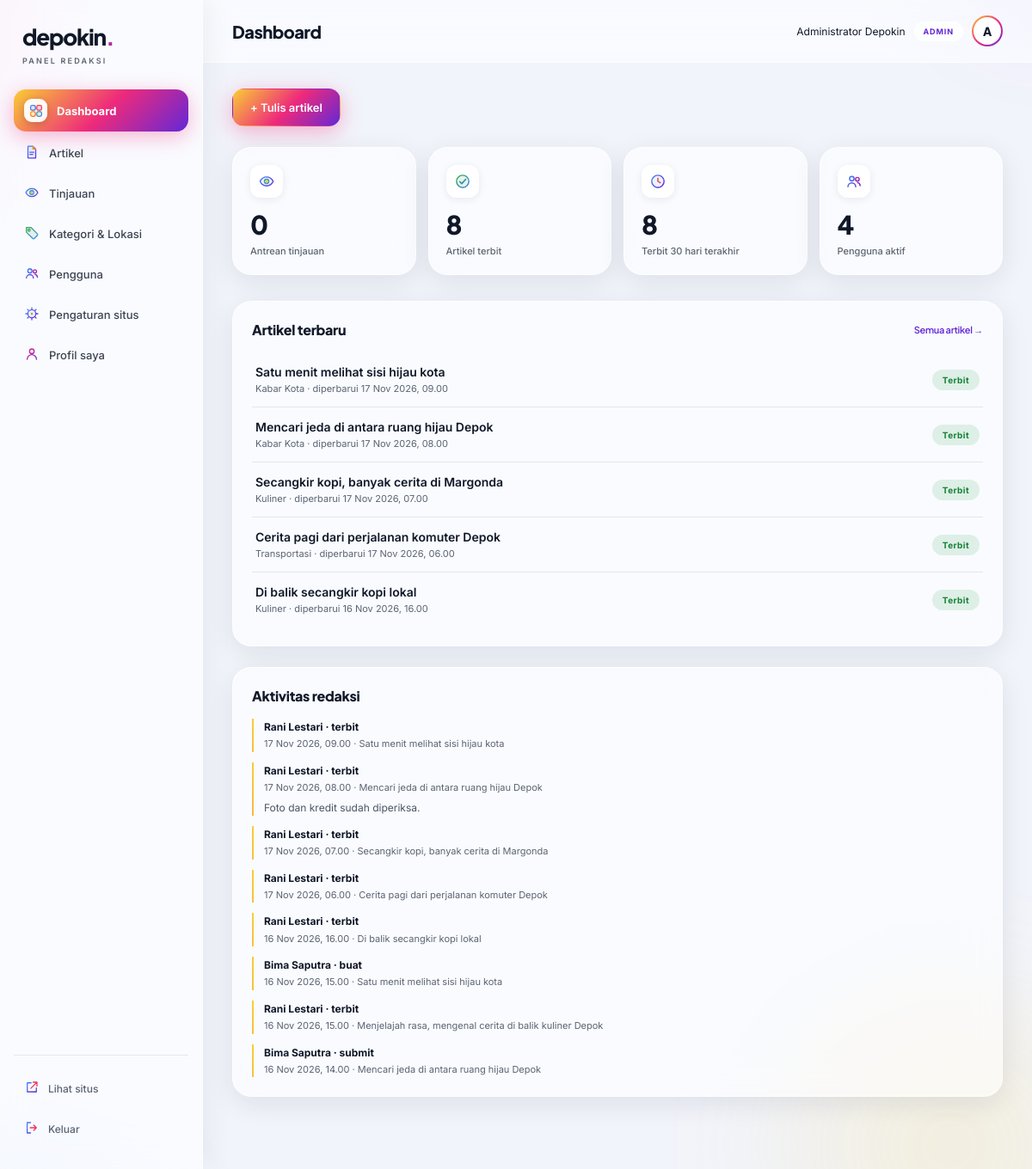
/redaksi/index.php (signed in), run on the app's committed database.
### tables this page shows
CREATE TABLE users (
  id INT UNSIGNED NOT NULL AUTO_INCREMENT,
  name VARCHAR(100) NOT NULL,
  email VARCHAR(190) NOT NULL,
  password_hash VARCHAR(255) NOT NULL,
  role ENUM('admin','editor','penulis') NOT NULL DEFAULT 'penulis',
  bio VARCHAR(500) DEFAULT NULL,
  avatar_path VARCHAR(255) DEFAULT NULL,
  is_active TINYINT(1) NOT NULL DEFAULT 1,
  created_at TIMESTAMP NOT NULL DEFAULT CURRENT_TIMESTAMP,
  updated_at TIMESTAMP NOT NULL DEFAULT CURRENT_TIMESTAMP ON UPDATE CURRENT_TIMESTAMP,
  PRIMARY KEY (id),
  UNIQUE KEY uq_users_email (email)
);

CREATE TABLE articles (
  id INT UNSIGNED NOT NULL AUTO_INCREMENT,
  title VARCHAR(200) NOT NULL,
  slug VARCHAR(220) NOT NULL,
  deck VARCHAR(500) NOT NULL DEFAULT '',
  content MEDIUMTEXT NOT NULL,
  format ENUM('foto','video','teks') NOT NULL DEFAULT 'foto',
  category_id INT UNSIGNED NOT NULL,
  location_id INT UNSIGNED DEFAULT NULL,
  author_id INT UNSIGNED NOT NULL,
  editor_id INT UNSIGNED DEFAULT NULL,
  status ENUM('draf','ditinjau','revisi','terbit','arsip') NOT NULL DEFAULT 'draf',
  is_featured TINYINT(1) NOT NULL DEFAULT 0,
  meta_title VARCHAR(200) DEFAULT NULL,
  meta_description VARCHAR(300) DEFAULT NULL,
  event_start DATETIME DEFAULT NULL,
  event_end DATETIME DEFAULT NULL,
  published_at DATETIME DEFAULT NULL,
  created_at TIMESTAMP NOT NULL DEFAULT CURRENT_TIMESTAMP,
  updated_at TIMESTAMP NOT NULL DEFAULT CURRENT_TIMESTAMP ON UPDATE CURRENT_TIMESTAMP,
  PRIMARY KEY (id),
  UNIQUE KEY uq_articles_slug (slug),
  KEY idx_articles_status_pub (status, published_at),
  KEY idx_articles_category (category_id),
  KEY idx_articles_author (author_id),
  KEY idx_articles_featured (is_featured),
  CONSTRAINT fk_articles_category FOREIGN KEY (category_id) REFERENCES categories (id),
  CONSTRAINT fk_articles_location FOREIGN KEY (location_id) REFERENCES locations (id) ON DELETE SET NULL,
  CONSTRAINT fk_articles_author FOREIGN KEY (author_id) REFERENCES users (id),
  CONSTRAINT fk_articles_editor FOREIGN KEY (editor_id) REFERENCES users (id) ON DELETE SET NULL
);

CREATE TABLE categories (
  id INT UNSIGNED NOT NULL AUTO_INCREMENT,
  name VARCHAR(80) NOT NULL,
  slug VARCHAR(100) NOT NULL,
  description VARCHAR(300) DEFAULT NULL,
  created_at TIMESTAMP NOT NULL DEFAULT CURRENT_TIMESTAMP,
  PRIMARY KEY (id),
  UNIQUE KEY uq_categories_slug (slug),
  UNIQUE KEY uq_categories_name (name)
);

CREATE TABLE article_logs (
  id INT UNSIGNED NOT NULL AUTO_INCREMENT,
  article_id INT UNSIGNED NOT NULL,
  user_id INT UNSIGNED DEFAULT NULL,
  action ENUM('buat','simpan','submit','revisi','terbit','arsip','koreksi','featured') NOT NULL,
  note TEXT DEFAULT NULL,
  created_at TIMESTAMP NOT NULL DEFAULT CURRENT_TIMESTAMP,
  PRIMARY KEY (id),
  KEY idx_logs_article (article_id, created_at),
  CONSTRAINT fk_logs_article FOREIGN KEY (article_id) REFERENCES articles (id) ON DELETE CASCADE,
  CONSTRAINT fk_logs_user FOREIGN KEY (user_id) REFERENCES users (id) ON DELETE SET NULL
);

### app/helpers.php (called while the page is built, shortened)
<?php
function e(?string $s): string
{
    return htmlspecialchars((string)$s, ENT_QUOTES, 'UTF-8');
}
function url(string $path = ''): string
{
    return BASE_URL . '/' . ltrim($path, '/');
}
function tanggal_id(?string $datetime, bool $panjang = false, bool $jam = false): string
{
    $ts = strtotime($datetime);
    $bulanPendek = [1 => 'Jan', 'Feb', 'Mar', 'Apr', 'Mei', 'Jun', 'Jul', 'Agu', 'Sep', 'Okt', 'Nov', 'Des'];
    $bulanPanjang = [1 => 'Januari', 'Februari', 'Maret', 'April', 'Mei', 'Juni', 'Juli', 'Agustus', 'September', 'Oktober', 'November', 'Desember'];
    $bulan = $panjang ? $bulanPanjang[(int)date('n', $ts)] : $bulanPendek[(int)date('n', $ts)];
    $out = date('j', $ts) . ' ' . $bulan . ' ' . date('Y', $ts);
    if ($jam) $out .= ', ' . date('H.i', $ts);
    return $out;
}
function excerpt(string $text, int $len = 160): string
{
    $text = trim(strip_tags($text));
    if (mb_strlen($text) <= $len) return $text;
    return rtrim(mb_substr($text, 0, $len)) . '…';
}
function status_label(string $status): string
{
    return [
        'draf' => 'Draf', 'ditinjau' => 'Ditinjau', 'revisi' => 'Perlu revisi',
        'terbit' => 'Terbit', 'arsip' => 'Arsip',
    ][$status] ?? $status;
}

### app/db.php (called while the page is built, shortened)
<?php
function db(): PDO
{
    static $pdo = null;
    if ($pdo === null) {
        $pdo = new PDO(
            'mysql:host=' . DB_HOST . ';dbname=' . DB_NAME . ';charset=utf8mb4',
            DB_USER,
            DB_PASS,
            [
                PDO::ATTR_ERRMODE => PDO::ERRMODE_EXCEPTION,
                PDO::ATTR_DEFAULT_FETCH_MODE => PDO::FETCH_ASSOC,
                PDO::ATTR_EMULATE_PREPARES => false,
            ]
        );
    }
    return $pdo;
}

### app/auth.php (called while the page is built, shortened)
<?php
function current_user(): ?array
{
    static $user = false;
    if ($user !== false) return $user;
    $user = null;
    if (!empty($_SESSION['user_id'])) {
        $stmt = db()->prepare('SELECT * FROM users WHERE id = ? AND is_active = 1');
        $stmt->execute([(int)$_SESSION['user_id']]);
        $row = $stmt->fetch();
        if ($row) $user = $row;
        else unset($_SESSION['user_id']);
    }
    return $user;
}
function require_login(): array
{
    $user = current_user();
    return $user;
}

### redaksi/index.php (the view, shortened to what this page needs)
<?php
require_once __DIR__ . '/../config/config.php';
require_once __DIR__ . '/partials/layout.php';
$user = require_login();
$mine = (int)$user['id'];
$stats = [];
if ($user['role'] === 'penulis') {
    $stmt = db()->prepare('SELECT status, COUNT(*) n FROM articles WHERE author_id = ? GROUP BY status');
    $stmt->execute([$mine]);
    $perStatus = array_column($stmt->fetchAll(), 'n', 'status');
    $stats[] = [array_sum($perStatus), 'Total artikel saya', 'doc'];
    $stats[] = [(int)($perStatus['draf'] ?? 0) + (int)($perStatus['revisi'] ?? 0), 'Perlu dikerjakan', 'edit'];
    $stats[] = [(int)($perStatus['ditinjau'] ?? 0), 'Menunggu tinjauan', 'eye'];
    $stats[] = [(int)($perStatus['terbit'] ?? 0), 'Sudah terbit', 'check'];
    $stmt = db()->prepare('SELECT a.*, c.name AS category_name FROM articles a JOIN categories c ON c.id = a.category_id WHERE a.author_id = ? ORDER BY a.updated_at DESC LIMIT 5');
    $stmt->execute([$mine]);
    $recent = $stmt->fetchAll();
} else {
    $stats[] = [(int)db()->query("SELECT COUNT(*) FROM articles WHERE status = 'ditinjau'")->fetchColumn(), 'Antrean tinjauan', 'eye'];
    $stats[] = [(int)db()->query("SELECT COUNT(*) FROM articles WHERE status = 'terbit'")->fetchColumn(), 'Artikel terbit', 'check'];
    $stats[] = [(int)db()->query("SELECT COUNT(*) FROM articles WHERE status = 'terbit' AND published_at >= DATE_SUB(NOW(), INTERVAL 30 DAY)")->fetchColumn(), 'Terbit 30 hari terakhir', 'clock'];
    if (is_admin()) {
        $stats[] = [(int)db()->query('SELECT COUNT(*) FROM users WHERE is_active = 1')->fetchColumn(), 'Pengguna aktif', 'users'];
    }
    $recent = db()->query('SELECT a.*, c.name AS category_name FROM articles a JOIN categories c ON c.id = a.category_id ORDER BY a.updated_at DESC LIMIT 5')->fetchAll();
}
$logs = db()->query('SELECT lg.*, u.name AS user_name, a.title AS article_title, a.id AS article_id FROM article_logs lg LEFT JOIN users u ON u.id = lg.user_id JOIN articles a ON a.id = lg.article_id ORDER BY lg.created_at DESC, lg.id DESC LIMIT 8')->fetchAll();
layout_mulai('Dashboard', 'dashboard');
?>
<div class="page-actions">
  <a class="btn btn-primary" href="<?= url('redaksi/artikel-form.php') ?>">+ Tulis artikel</a>
</div>
<div class="stat-grid">
  <?php foreach ($stats as [$n, $lbl, $ikon]): ?>
  <div class="stat-card"><span class="stat-ico" data-icon="<?= e($ikon) ?>"></span><div class="num"><?= $n ?></div><div class="lbl"><?= e($lbl) ?></div></div>
  <?php endforeach; ?>
</div>
<div class="panel">
  <h2>Artikel terbaru <a href="<?= url('redaksi/artikel.php') ?>">Semua artikel →</a></h2>
  <?php if ($recent): ?>
  <div class="row-list">
    <?php foreach ($recent as $a): ?>
    <div class="row-item">
      <div class="grow">
        <a class="title" href="<?= url('redaksi/artikel-form.php?id=' . $a['id']) ?>"><?= e($a['title']) ?></a>
        <span class="sub"><?= e($a['category_name']) ?> · diperbarui <?= e(tanggal_id($a['updated_at'], false, true)) ?></span>
      </div>
      <span class="badge <?= e($a['status']) ?>"><?= e(status_label($a['status'])) ?></span>
    </div>
    <?php endforeach; ?>
  </div>
  <?php else: ?><p class="empty-state">Belum ada artikel. Mulai dengan tombol “Tulis artikel”.</p><?php endif; ?>
</div>
<div class="panel">
  <h2>Aktivitas redaksi</h2>
  <div class="log-list">
    <?php foreach ($logs as $lg): ?>
    <div class="log-item">
      <b><?= e($lg['user_name'] ?? 'Sistem') ?> · <?= e($lg['action']) ?></b>
      <span><?= e(tanggal_id($lg['created_at'], false, true)) ?> · <a href="<?= url('redaksi/artikel-form.php?id=' . $lg['article_id']) ?>"><?= e(excerpt($lg['article_title'], 60)) ?></a></span>
      <?php if ($lg['note']): ?><p><?= e($lg['note']) ?></p><?php endif; ?>
    </div>
    <?php endforeach; ?>
  </div>
</div>
<?php layout_selesai(); ?>

### redaksi/partials/layout.php (shortened to what this page needs)
<?php
function layout_mulai(string $title, string $active): void
{
    $user = require_login();
    $menu = [
        ['index.php', 'Dashboard', 'dashboard', true, 'dashboard'],
        ['artikel.php', 'Artikel', 'artikel', true, 'doc'],
        ['tinjauan.php', 'Tinjauan', 'tinjauan', is_editor(), 'eye'],
        ['taxonomi.php', 'Kategori & Lokasi', 'taxonomi', is_editor(), 'tag'],
        ['pengguna.php', 'Pengguna', 'pengguna', is_admin(), 'users'],
        ['pengaturan.php', 'Pengaturan situs', 'pengaturan', is_admin(), 'gear'],
        ['profil.php', 'Profil saya', 'profil', true, 'user'],
    ];
    ?>
<!doctype html>
<html lang="id">
<head>
  <link rel="stylesheet" href="<?= url('redaksi/assets/admin.css') ?>">
</head>
<body>
<div class="admin-shell">
  <aside class="sidebar" id="sidebar">
    <a class="brand" href="<?= url('redaksi/index.php') ?>">depokin<span class="brand-dot">.</span><small>PANEL REDAKSI</small></a>
    <nav class="side-nav" aria-label="Menu redaksi">
      <?php foreach ($menu as [$path, $label, $key, $boleh, $ikon]): if (!$boleh) continue; ?>
      <a href="<?= url('redaksi/' . $path) ?>" <?= $active === $key ? 'aria-current="page"' : '' ?>><span data-icon="<?= e($ikon) ?>"></span><?= e($label) ?></a>
      <?php endforeach; ?>
    </nav>
    <div class="side-foot">
      <a href="<?= url() ?>" target="_blank" rel="noreferrer"><span data-icon="external"></span>Lihat situs</a>
      <form method="post" action="<?= url('redaksi/logout.php') ?>"><?= csrf_field() ?><button type="submit"><span data-icon="logout"></span>Keluar</button></form>
    </div>
  </aside>
  <div class="admin-main">
    <header class="topbar">
      <h1><?= e($title) ?></h1>
      <div class="user-chip">
        <span class="user-name"><?= e($user['name']) ?></span>
        <span class="role-badge"><?= e($user['role']) ?></span>
        <span class="avatar" aria-hidden="true"><?= e(mb_strtoupper(mb_substr($user['name'], 0, 1))) ?></span>
      </div>
    </header>
    <div class="admin-content">
    <?php
}
function layout_selesai(): void
{
    ?>
    </div>
  </div>
</div>
</body>
</html>
    <?php
}

### data on the page
users: name "Administrator Depokin", role "ADMIN", name "A"
articles: title "Satu menit melihat sisi hijau kota", category.name "Kabar Kota", updated_at "17 Nov 2026, 09.00", status "Terbit"
articles: title "Mencari jeda di antara ruang hijau Depok", category.name "Kabar Kota", updated_at "17 Nov 2026, 08.00", status "Terbit"
articles: title "Secangkir kopi, banyak cerita di Margonda", category.name "Kuliner", updated_at "17 Nov 2026, 07.00", status "Terbit"
articles: title "Cerita pagi dari perjalanan komuter Depok", category.name "Transportasi", updated_at "17 Nov 2026, 06.00", status "Terbit"
articles: title "Di balik secangkir kopi lokal", category.name "Kuliner", updated_at "16 Nov 2026, 16.00", status "Terbit"
article_logs: user.name "Rani Lestari", action "terbit", created_at "17 Nov 2026, 09.00", article.title "Satu menit melihat sisi hijau kota"
article_logs: user.name "Rani Lestari", action "terbit", created_at "17 Nov 2026, 08.00", article.title "Mencari jeda di antara ruang hijau Depok", note "Foto dan kredit sudah diperiksa."
article_logs: user.name "Rani Lestari", action "terbit", created_at "17 Nov 2026, 07.00", article.title "Secangkir kopi, banyak cerita di Margonda"
article_logs: user.name "Rani Lestari", action "terbit", created_at "17 Nov 2026, 06.00", article.title "Cerita pagi dari perjalanan komuter Depok"
article_logs: user.name "Rani Lestari", action "terbit", created_at "16 Nov 2026, 16.00", article.title "Di balik secangkir kopi lokal"
article_logs: user.name "Bima Saputra", action "buat", created_at "16 Nov 2026, 15.00", article.title "Satu menit melihat sisi hijau kota"
article_logs: user.name "Rani Lestari", action "terbit", created_at "16 Nov 2026, 15.00", article.title "Menjelajah rasa, mengenal cerita di balik kuliner Depok"
article_logs: user.name "Bima Saputra", action "submit", created_at "16 Nov 2026, 14.00", article.title "Mencari jeda di antara ruang hijau Depok"

### other printed values
$label "Dashboard"
$label "Artikel"
$label "Tinjauan"
$label "Kategori & Lokasi"
$label "Pengguna"
$label "Pengaturan situs"
$label "Profil saya"
$title "Dashboard"
$n "0"
$lbl "Antrean tinjauan"
$n "8"
$lbl "Artikel terbit"
$lbl "Terbit 30 hari terakhir"
$n "4"
$lbl "Pengguna aktif"
